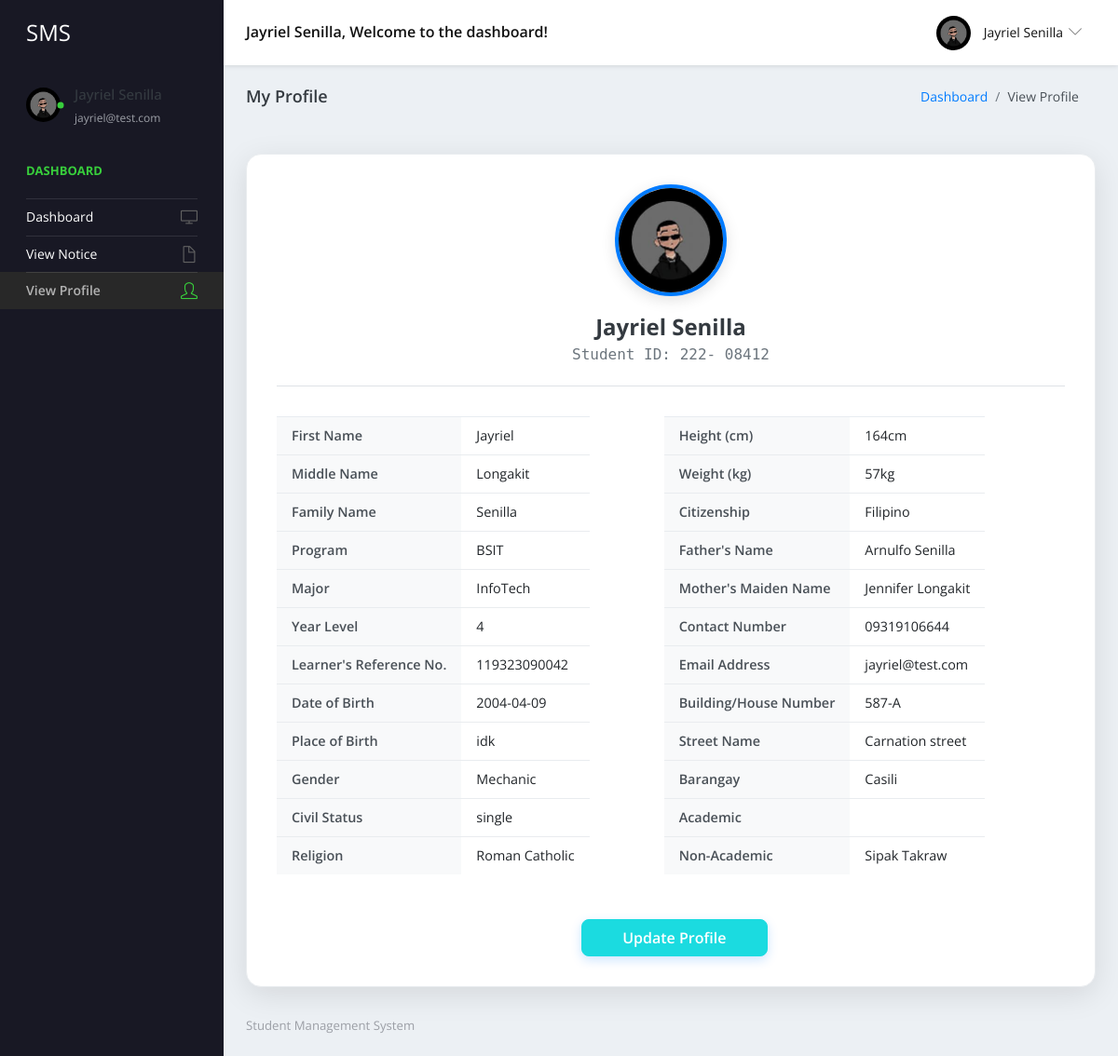
Screenshot of /user/student-profile.php (signed in) with the database file from the repository.
### tables this page shows
CREATE TABLE `tblstudent` (
  `ID` int(11) NOT NULL,
  `StuID` varchar(50) NOT NULL,
  `FamilyName` varchar(100) NOT NULL,
  `FirstName` varchar(100) NOT NULL,
  `MiddleName` varchar(100) DEFAULT NULL,
  `Program` varchar(100) NOT NULL,
  `Major` varchar(100) DEFAULT NULL,
  `LearnersReferenceNo` varchar(50) DEFAULT NULL,
  `DOB` date NOT NULL,
  `PlaceOfBirth` varchar(255) DEFAULT NULL,
  `Gender` varchar(10) NOT NULL,
  `CivilStatus` varchar(50) DEFAULT NULL,
  `Religion` varchar(100) DEFAULT NULL,
  `Height` varchar(10) DEFAULT NULL,
  `Weight` varchar(10) DEFAULT NULL,
  `Citizenship` varchar(50) DEFAULT NULL,
  `FathersName` varchar(100) DEFAULT NULL,
  `MothersMaidenName` varchar(100) DEFAULT NULL,
  `BuildingHouseNumber` varchar(255) DEFAULT NULL,
  `StreetName` varchar(255) DEFAULT NULL,
  `Barangay` varchar(255) DEFAULT NULL,
  `CityMunicipality` varchar(255) DEFAULT NULL,
  `Province` varchar(255) DEFAULT NULL,
  `PostalCode` varchar(20) DEFAULT NULL,
  `ContactNumber` varchar(15) DEFAULT NULL,
  `EmailAddress` varchar(100) DEFAULT NULL,
  `EmergencyContactPerson` varchar(100) DEFAULT NULL,
  `EmergencyRelationship` varchar(50) DEFAULT NULL,
  `EmergencyContactNumber` varchar(15) DEFAULT NULL,
  `EmergencyAddress` text DEFAULT NULL,
  `Category` set('New Freshman','Continuing/Returnee','Shiftee','Second Degree','Regular','Irregular') NOT NULL,
  `YearLevel` enum('1','2','3','4') NOT NULL,
  `Password` varchar(255) NOT NULL,
  `Image` varchar(255) DEFAULT NULL,
  `Academic` longtext DEFAULT NULL,
  `NonAcademic` longtext DEFAULT NULL,
  `Status` tinyint(1) NOT NULL DEFAULT 1
);

### user/student-profile.php (the view, shortened to what this page needs)
<?php
include('includes/dbconnection.php');
if (strlen($_SESSION['sturecmsstuid']) == 0) {
  header('location:logout.php');
} else {
  ?>
  <!DOCTYPE html>
  <html lang="en">
  <head>
    <link rel="stylesheet" href="vendors/simple-line-icons/css/simple-line-icons.css">
    <link rel="stylesheet" href="vendors/flag-icon-css/css/flag-icon.min.css">
    <link rel="stylesheet" href="vendors/css/vendor.bundle.base.css">
    <link rel="stylesheet" href="vendors/select2/select2.min.css">
    <link rel="stylesheet" href="vendors/select2-bootstrap-theme/select2-bootstrap.min.css">
    <link rel="stylesheet" href="css/style.css" />
    <link rel="stylesheet" href="css/style(v2).css" />
  </head>
  <body>
    <div class="container-scroller">
      <?php include_once('includes/header.php'); ?>
      <div class="container-fluid page-body-wrapper">
        <?php include_once('includes/sidebar.php'); ?>
        <div class="main-panel">
          <div class="content-wrapper">
            <div class="page-header">
              <h3 class="page-title">My Profile</h3>
              <nav aria-label="breadcrumb">
                <ol class="breadcrumb">
                  <li class="breadcrumb-item"><a href="dashboard.php">Dashboard</a></li>
                  <li class="breadcrumb-item active" aria-current="page">View Profile</li>
                </ol>
              </nav>
            </div>
            <div class="row justify-content-center">
              <div class="col-12">
                <div class="profile-card-grid">
                  <?php
                  $sid = $_SESSION['sturecmsstuid'];
                  $sql = "SELECT StuID, FamilyName, FirstName, MiddleName, Program, Major, LearnersReferenceNo, DOB, PlaceOfBirth, Gender, CivilStatus, Religion, Height, Weight, Citizenship, FathersName, MothersMaidenName, BuildingHouseNumber, StreetName, Barangay, CityMunicipality, Province, PostalCode, ContactNumber, EmailAddress, EmergencyContactPerson, EmergencyRelationship, EmergencyContactNumber, EmergencyAddress, Category, YearLevel, Image, Academic, NonAcademic FROM tblstudent WHERE StuID=:sid";
                  $query = $dbh->prepare($sql);
                  $query->bindParam(':sid', $sid, PDO::PARAM_STR);
                  $query->execute();
                  $results = $query->fetchAll(PDO::FETCH_OBJ);
                  if ($query->rowCount() > 0) {
                    foreach ($results as $row) { ?>
                      <div class="profile-header">
                        <img src="../admin/images/<?php echo $row->Image; ?>" alt="Profile Picture" class="profile-avatar">
                        <div class="profile-name"><?php echo htmlentities($row->FirstName . " " . $row->FamilyName); ?></div>
                        <div class="profile-id">Student ID: <?php echo htmlentities($row->StuID); ?></div>
                      </div>
                      <div class="profile-body">
                        <table class="table profile-table">
                          <tr>
                            <th>First Name</th>
                            <td><?php echo htmlentities($row->FirstName); ?></td>
                          </tr>
                          <tr>
                            <th>Middle Name</th>
                            <td><?php echo htmlentities($row->MiddleName); ?></td>
                          </tr>
                          <tr>
                            <th>Family Name</th>
                            <td><?php echo htmlentities($row->FamilyName); ?></td>
                          </tr>
                          <tr>
                            <th>Program</th>
                            <td><?php echo htmlentities($row->Program); ?></td>
                          </tr>
                          <tr>
                            <th>Major</th>
                            <td><?php echo htmlentities($row->Major); ?></td>
                          </tr>
                          <tr>
                            <th>Year Level</th>
                            <td><?php echo htmlentities($row->YearLevel); ?></td>
                          </tr>
                          <tr>
                            <th>Learner's Reference No.</th>
                            <td><?php echo htmlentities($row->LearnersReferenceNo); ?></td>
                          </tr>
                          <tr>
                            <th>Date of Birth</th>
                            <td><?php echo htmlentities($row->DOB); ?></td>
                          </tr>
                          <tr>
                            <th>Place of Birth</th>
                            <td><?php echo htmlentities($row->PlaceOfBirth); ?></td>
                          </tr>
                          <tr>
                            <th>Gender</th>
                            <td><?php echo htmlentities($row->Gender); ?></td>
                          </tr>
                          <tr>
                            <th>Civil Status</th>
                            <td><?php echo htmlentities($row->CivilStatus); ?></td>
                          </tr>
                          <tr>
                            <th>Religion</th>
                            <td><?php echo htmlentities($row->Religion); ?></td>
                          </tr>
                        </table>
                        <table class="table profile-table">
                          <tr>
                            <th>Height (cm)</th>
                            <td><?php echo htmlentities($row->Height); ?></td>
                          </tr>
                          <tr>
                            <th>Weight (kg)</th>
                            <td><?php echo htmlentities($row->Weight); ?></td>
                          </tr>
                          <tr>
                            <th>Citizenship</th>
                            <td><?php echo htmlentities($row->Citizenship); ?></td>
                          </tr>
                          <tr>
                            <th>Father's Name</th>
                            <td><?php echo htmlentities($row->FathersName); ?></td>
                          </tr>
                          <tr>
                            <th>Mother's Maiden Name</th>
                            <td><?php echo htmlentities($row->MothersMaidenName); ?></td>
                          </tr>
                          <tr>
                            <th>Contact Number</th>
                            <td><?php echo htmlentities($row->ContactNumber); ?></td>
                          </tr>
                          <tr>
                            <th>Email Address</th>
                            <td><?php echo htmlentities($row->EmailAddress); ?></td>
                          </tr>
                          <tr>
                            <th>Building/House Number</th>
                            <td><?php echo htmlentities($row->BuildingHouseNumber); ?></td>
                          </tr>
                          <tr>
                            <th>Street Name</th>
                            <td><?php echo htmlentities($row->StreetName); ?></td>
                          </tr>
                          <tr>
                            <th>Barangay</th>
                            <td><?php echo htmlentities($row->Barangay); ?></td>
                          </tr>
                          <tr>
                            <th>Academic</th>
                            <td><?php echo htmlentities($row->Academic); ?></td>
                          </tr>
                          <tr>
                            <th>Non-Academic</th>
                            <td><?php echo htmlentities($row->NonAcademic); ?></td>
                          </tr>
                        </table>
                        <a href="update-profile.php" class="btn btn-primary profile-btn">Update Profile</a>
                      </div>
                    <?php }
                  } ?>
                </div>
              </div>
            </div>
          </div>
          <?php include_once('includes/footer.php'); ?>
        </div>
      </div>
    </div>
  </body>
  </html>
<?php } ?>

### user/includes/header.php (shortened to what this page needs)
<nav class="navbar default-layout-navbar col-lg-12 col-12 p-0 fixed-top d-flex flex-row">
  <div class="navbar-brand-wrapper d-flex align-items-center">
    <a class="navbar-brand brand-logo" href="dashboard.php">
      <strong style="color: white;">SMS</strong>
    </a>
  </div>
  <?php
  $uid = $_SESSION['sturecmsuid'];
  $sql = "SELECT * FROM tblstudent WHERE ID=:uid";
  $query = $dbh->prepare($sql);
  $query->bindParam(':uid', $uid, PDO::PARAM_STR);
  $query->execute();
  $results = $query->fetchAll(PDO::FETCH_OBJ);
  if ($query->rowCount() > 0) {
    foreach ($results as $row) {
      $profileImg = !empty($row->Image) ? "../admin/images/" . $row->Image : "images/faces/face8.jpg";
  ?>
      <div class="navbar-menu-wrapper d-flex align-items-center flex-grow-1">
        <h5 class="mb-0 font-weight-medium d-none d-lg-flex">
          <?php echo htmlentities($row->FirstName . " " . $row->FamilyName); ?>, Welcome to the dashboard!
        </h5>
        <ul class="navbar-nav navbar-nav-right ml-auto">
          <li class="nav-item dropdown d-none d-xl-inline-flex user-dropdown">
            <a class="nav-link dropdown-toggle" id="UserDropdown" href="#" data-toggle="dropdown" aria-expanded="false">
              <img class="img-xs rounded-circle ml-2" src="<?php echo $profileImg; ?>" alt="Profile image">
              <span class="font-weight-normal"> <?php echo htmlentities($row->FirstName . " " . $row->FamilyName); ?> </span>
            </a>
          </li>
        </ul>
      </div>
  <?php
    }
  }
  ?>
</nav>

### user/includes/sidebar.php
<nav class="sidebar sidebar-offcanvas" id="sidebar">
  <ul class="nav">
    <li class="nav-item nav-profile">
      <a href="#" class="nav-link">
        <div class="profile-image">
          <?php
          $uid = $_SESSION['sturecmsuid'];
          $sql = "SELECT * FROM tblstudent WHERE ID=:uid";
          $query = $dbh->prepare($sql);
          $query->bindParam(':uid', $uid, PDO::PARAM_STR);
          $query->execute();
          $results = $query->fetchAll(PDO::FETCH_OBJ);
          if ($query->rowCount() > 0) {
            foreach ($results as $row) {
              $profileImg = !empty($row->Image) ? "../admin/images/" . $row->Image : "images/faces/face8.jpg";
          ?>
              <img class="img-xs rounded-circle" src="<?php echo $profileImg; ?>" alt="profile image">
              <div class="dot-indicator bg-success"></div>
        </div>
        <div class="text-wrapper">
          <p class="profile-name"><?php echo htmlentities($row->FirstName . " " . $row->FamilyName); ?></p>
          <p class="designation"><?php echo htmlentities($row->EmailAddress); ?></p>
        </div>
          <?php
            }
          }
          ?>
      </a>
    </li>
    <li class="nav-item nav-category">
      <span class="nav-link">Dashboard</span>
    </li>
    <li class="nav-item">
      <a class="nav-link" href="dashboard.php">
        <span class="menu-title">Dashboard</span>
        <i class="icon-screen-desktop menu-icon"></i>
      </a>
    </li>
    <li class="nav-item">
      <a class="nav-link" href="view-notice.php">
        <span class="menu-title">View Notice</span>
        <i class="icon-doc menu-icon"></i>
      </a>
    </li>
    <li class="nav-item">
      <a class="nav-link" href="student-profile.php">
        <span class="menu-title">View Profile</span>
        <i class="icon-user menu-icon"></i>
      </a>
    </li>
  </ul>
</nav>

### user/includes/footer.php
<footer class="footer">
           <div class="d-sm-flex justify-content-center justify-content-sm-between">
             <span class="text-muted d-block text-center text-sm-left d-sm-inline-block" style="color: blue;">Student  Management System</span>
           </div>
         </footer>

### user/css/style(v2).css (style rules this page uses)
.profile-card-grid { max-width: 1000px; margin: 2rem auto; border-radius: 16px; box-shadow: 0 8px 32px rgba(0,0,0,0.1); background: #ffffff; padding: 2rem; border: 1px solid #e9ecef; }
.profile-header { text-align: center; margin-bottom: 2rem; padding-bottom: 1.5rem; border-bottom: 1px solid #dee2e6; }
.profile-avatar { width: 120px; height: 120px; object-fit: cover; border-radius: 50%; border: 4px solid #007bff; margin-bottom: 1rem; box-shadow: 0 4px 16px rgba(0,0,0,0.12); transition: transform 0.3s ease-in-out; }
.profile-name { font-size: 1.5rem; font-weight: 700; color: #343a40; margin-bottom: 0.25rem; }
.profile-id { font-size: 1rem; color: #6c757d; font-family: 'monospace'; }
.profile-body { display: grid; grid-template-columns: repeat(3, 1fr); gap: 1rem 5rem; width: 100%; }
.profile-table { width: 100%; border-collapse: collapse; }
.profile-table th, .profile-table td { padding: 0.8rem 1rem; text-align: left; border-bottom: 1px solid #e9ecef; font-size: 0.9rem; }
.profile-table th { font-weight: 600; color: #495057; background-color: #f8f9fa; }
.profile-table td { color: #212529; }
.profile-table tr:last-child th, .profile-table tr:last-child td { border-bottom: none; }
.profile-btn { display: block; width: 200px; margin: 2rem auto 0; font-size: 1rem; font-weight: 600; padding: 0.7rem 1rem; border-radius: 8px; box-shadow: 0 4px 12px rgba(0,123,255,0.2); transition: all 0.3s ease; grid-column: 1 / -1; }

### rows the page displays
tblstudent: FirstName+FamilyName "Jayriel Senilla", Image (picture), EmailAddress "jayriel@test.com", StuID "222- 08412", FirstName "Jayriel", MiddleName "Longakit", FamilyName "Senilla", Program "BSIT", Major "InfoTech", YearLevel "4", LearnersReferenceNo "119323090042", DOB "2004-04-09", PlaceOfBirth "idk", Gender "Mechanic", CivilStatus "single", Religion "Roman Catholic", Height "164cm", Weight "57kg", Citizenship "Filipino", FathersName "Arnulfo Senilla", MothersMaidenName "Jennifer Longakit", ContactNumber "09319106644", BuildingHouseNumber "587-A", StreetName "Carnation street", Barangay "Casili", NonAcademic "Sipak Takraw"
